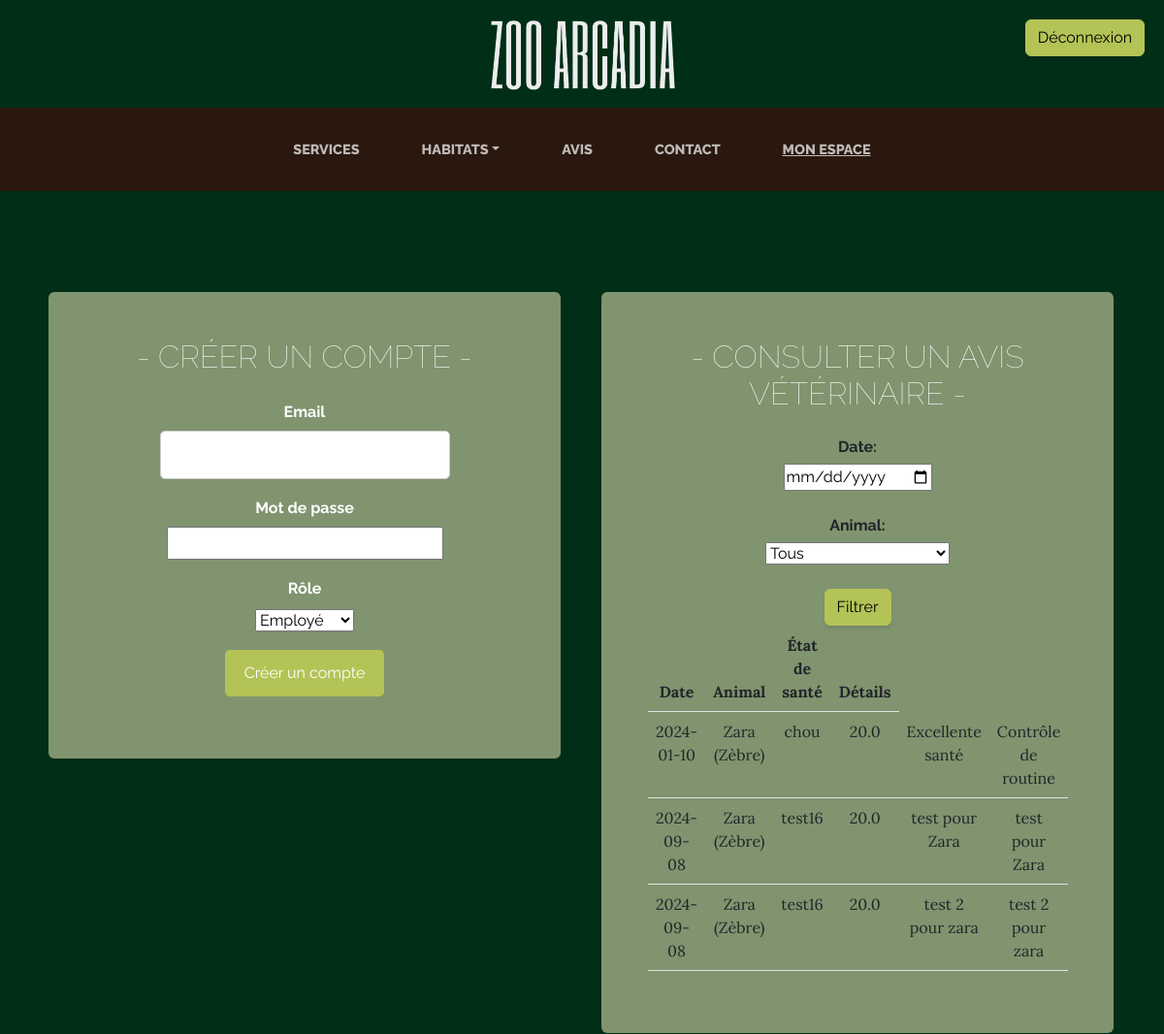
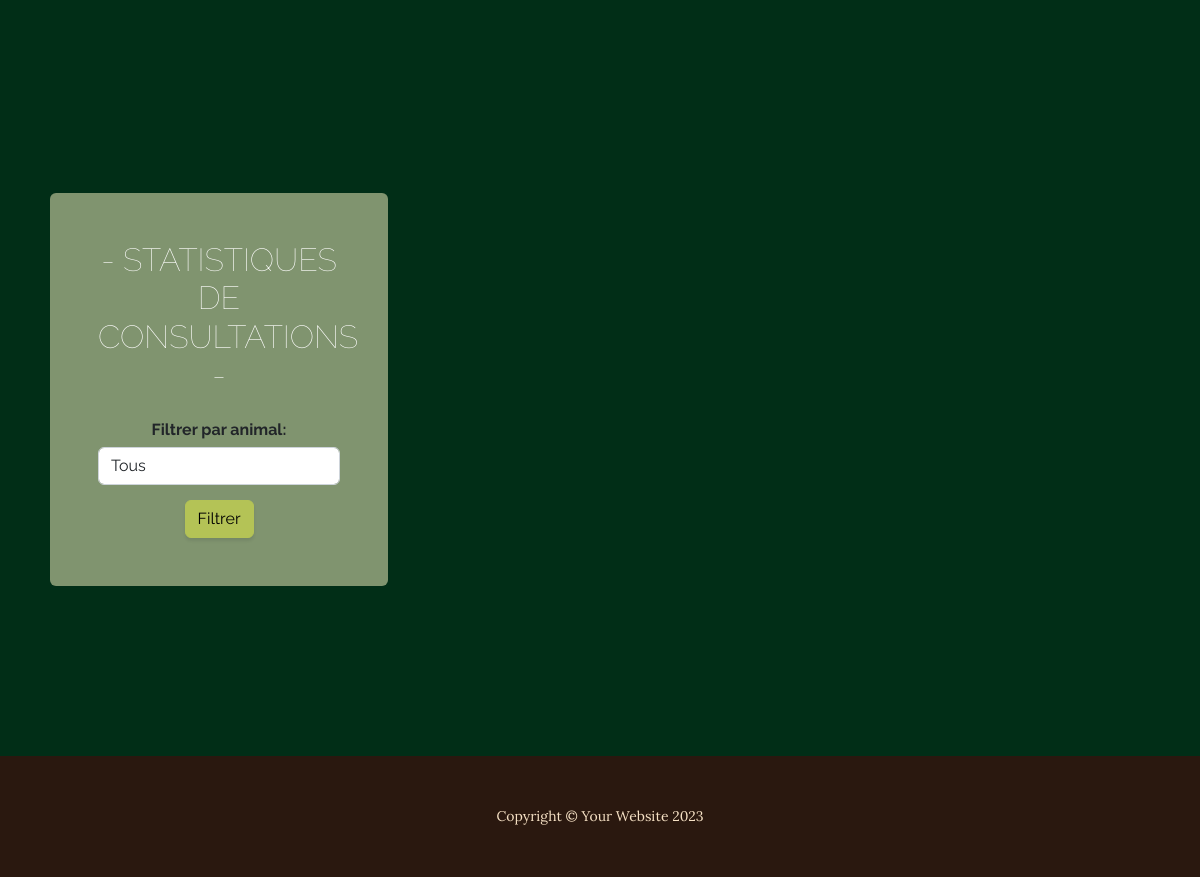
The page /admin?animal_id=2 (signed in) on the database its author committed (2 pictures, top to bottom).
### models.py (models this page shows)
class VetRecord(db.Model):
    id = db.Column(db.Integer, primary_key=True, autoincrement=True)
    date = db.Column(db.Date, nullable=False)
    health_status = db.Column(db.String(200), nullable=False)
    food = db.Column(db.String(200), nullable=True)
    weight = db.Column(db.Float, nullable=True)
    details = db.Column(db.Text, nullable=True)
    animal_id = db.Column(db.Integer, db.ForeignKey('animal.id'), nullable=False)
    animal = db.relationship('Animal', back_populates='vet_records')
    consultation_count = db.Column(db.Integer, default=0)

class Animal(db.Model):
    id = db.Column(db.Integer, primary_key=True)
    name = db.Column(db.String(100), nullable=False)
    species = db.Column(db.String(100), nullable=False)
    image = db.Column(db.String(200))
    habitat_id = db.Column(db.Integer, db.ForeignKey('habitat.id'), nullable=False)
    vet_records = db.relationship('VetRecord', back_populates='animal', lazy=True)
    description = db.Column(db.Text, nullable=True)

### app.py (the view, shortened to what this page needs)
@app.route('/admin', methods=['GET', 'POST'])
@role_required('admin')
def admin():
    form = CreateUserForm()
    filter_avis_date = request.args.get('date')
    filter_avis_animal_id = request.args.get('animal_id')
    query = VetRecord.query
    if filter_avis_animal_id and filter_avis_animal_id != '':
        query = query.filter(VetRecord.animal_id == filter_avis_animal_id)
    if filter_avis_date and filter_avis_date != '':
        query = query.filter(VetRecord.date == date.fromisoformat(filter_avis_date))
    if filter_avis_animal_id and filter_avis_animal_id != '' and filter_avis_date and filter_avis_date != '':
        query = query.filter(VetRecord.animal_id == filter_avis_animal_id)
    animals = Animal.query.all()
    vet_records = query.all()
    habitats = Habitat.query.all()
    consultation_counts = {animal.id: 0 for animal in animals}
    for record in vet_records:
        if record.animal_id in consultation_counts:
            consultation_counts[record.animal_id] += record.consultation_count
        else:
            consultation_counts[record.animal_id] = record.consultation_count
    avis_a_valider = Avis.query.filter_by(approuve=False).all()
    selected_animal_id = request.args.get('filter_animal_id')
    all_animals = Animal.query.all()
    if selected_animal_id and selected_animal_id != 'all':
        filtered_animals = Animal.query.filter_by(id=selected_animal_id).all()
    else:
        filtered_animals = all_animals if selected_animal_id == 'all' else []
    filter_food_date = request.args.get('food_date')
    filter_food_animal_id = request.args.get('food_animal_id')
    food_query = DailyFoodRecord.query
    if filter_avis_animal_id and filter_avis_animal_id != '':
        query = query.filter(VetRecord.animal_id == filter_avis_animal_id)
    if filter_avis_date and filter_avis_date != '':
        query = query.filter(VetRecord.date == date.fromisoformat(filter_avis_date))
    if filter_avis_animal_id and filter_avis_animal_id != '' and filter_avis_date and filter_avis_date != '':
        query = query.filter(VetRecord.animal_id == filter_avis_animal_id)
    daily_food_records = food_query.all()
    return render_template('admin.html', form=form, avis_a_valider=avis_a_valider, animals=animals, vet_records=vet_records, habitats=habitats, consultation_counts=consultation_counts, all_animals=all_animals, selected_animal_id=selected_animal_id, filtered_animals=filtered_animals, daily_food_records=daily_food_records, filter_avis_date=filter_avis_date, filter_avis_animal_id=filter_avis_animal_id, filter_food_date=filter_food_date, filter_food_animal_id=filter_food_animal_id)

### forms.py
class CreateUserForm(FlaskForm):
    email = StringField('Email', validators=[DataRequired(), Email()])
    password = PasswordField('Mot de passe', validators=[DataRequired()])
    role = SelectField('Rôle', choices=[('employee', 'Employé'), ('veterinarian', 'Vétérinaire')], validators=[DataRequired()])
    submit = SubmitField('Créer un compte')

### app.py (called while the page is built)
def role_required(role):
    def decorator(f):
        @wraps(f)
        def decorated_function(*args, **kwargs):
            if 'user_id' not in session:
                abort(403)
            user = User.query.get(session['user_id'])
            if user.role != role:
                abort(403)
            return f(*args, **kwargs)
        return decorated_function
    return decorator

### templates/admin.html (shortened to what this page needs)
<!DOCTYPE html>
<html lang="en">
    <head>
        <link href="../static/css/styles.css" rel="stylesheet" />
    </head>
    <body>
        <header class="text-center">
            <a href="{{ url_for('home') }}">
                <img class="img-logo center" src="/static/assets/img/logo.png" alt="logo Zoo Arcadia" />
            </a>
            <ul class="nav-btn d-none d-lg-flex">
                {% if 'user_id' in session %}
                    <li class="nav-item-btn">
                        <a href="{{ url_for('logout') }}" class="btn btn-primary btn-connexion">Déconnexion</a>
                    </li>
                {% else %}
                    <li class="nav-item-btn">
                        <a href="{{ url_for('login') }}" class="btn btn-primary btn-connexion">Connexion</a>
                    </li>
                {% endif %}
            </ul>
        </header>
        <nav class="navbar navbar-expand-lg navbar-dark py-lg-4" id="mainNav">
            <div class="container">
                <div class="collapse navbar-collapse" id="navbarSupportedContent">
                    <ul class="navbar-nav mx-auto">
                        <li class="nav-item px-lg-4"><a class="nav-link text-uppercase" href="{{ url_for('services') }}">Services</a></li>
                        <li class="nav-item px-lg-4 dropdown">
                            <a class="nav-link text-uppercase dropdown-toggle" href="{{ url_for('habitats') }}" id="navbarDropdown" role="button" data-bs-toggle="dropdown" aria-expanded="false">Habitats</a>
                        </li>
                        <li class="nav-item px-lg-4"><a class="nav-link text-uppercase" href="{{ url_for('home') }}#avis">Avis</a></li>
                        <li class="nav-item px-lg-4"><a class="nav-link text-uppercase" href="{{ url_for('contact') }}">Contact</a></li>
                        {% if 'user_id' in session %}
                            {% if session['user_role'] == 'admin' %}
                            <li class="nav-item px-lg-4"><a class="nav-link text-uppercase underline" href="{{ url_for('admin') }}">Mon espace</a></li>
                            {% elif session['user_role'] == 'employee' %}
                            <li class="nav-item px-lg-4"><a class="nav-link text-uppercase underline" href="{{ url_for('employee') }}">Mon espace</a></li>
                            {% elif session['user_role'] == 'veterinarian' %}
                            <li class="nav-item px-lg-4"><a class="nav-link text-uppercase underline" href="{{ url_for('veterinarian') }}">Mon espace</a></li>
                            {% endif %}
                        {% endif %}
                    </ul>
                </div>
            </div>
        </nav>
        <section class="page-section2 cta2">
            <div class="container">
                <div class="row">
                    <div class="col-xl-14 mx-auto">
                        <div class="row">
                            <div class="col-md-6">
                                <div class="inner5 bg-faded text-center rounded">
                                    <h2 class="section-heading mb-4">
                                        <span class="section-heading-lower2">- Créer un compte -</span>
                                    </h2>
                                    <form method="POST" action="{{ url_for('admin') }}" class="white-text">
                                        <p>
                                            {{ form.email.label }}<br>
                                            {{ form.email(size=32) }}<br>
                                        </p>
                                        <p>
                                            {{ form.password.label }}<br>
                                            {{ form.password(size=32) }}<br>
                                        </p>
                                        <p>
                                            {{ form.role.label }}<br>
                                            {{ form.role() }}<br>
                                        </p>
                                        <p>{{ form.submit() }}</p>
                                    </form>
                                </div>
                            </div>
                            <div class="col-md-6">
                                <div class="inner5 bg-faded text-center rounded">
                                    <h2 class="section-heading mb-4">
                                        <span class="section-heading-lower2">- Consulter un avis vétérinaire -</span>
                                    </h2>
                                    <form method="GET" action="{{ url_for('admin') }}">
                                        <label for="date">Date:</label><br>
                                        <input type="date" id="date" name="date"><br><br>
                                        <label for="animal_id">Animal:</label><br>
                                        <select id="animal_id" name="animal_id">
                                            <option value="">Tous</option>
                                        </select><br><br>
                                        <button type="submit" class="btn btn-primary">Filtrer</button>
                                    </form>
                                    {% if filter_avis_date or filter_avis_animal_id %}
                                    <table class="table">
                                        <thead>
                                            <tr>
                                                <th>Date</th>
                                                <th>Animal</th>
                                                <th>État de santé</th>
                                                <th>Détails</th>
                                            </tr>
                                        </thead>
                                        <tbody>
                                            {% for record in vet_records %}
                                                <tr>
                                                    <td>{{ record.date }}</td>
                                                    <td>{{ record.animal.name }} ({{ record.animal.species }})</td>
                                                    <td>{{ record.food }}</td>
                                                    <td>{{ record.weight }}</td>
                                                    <td>{{ record.health_status }}</td>
                                                    <td>{{ record.details }}</td>
                                                </tr>
                                            {% endfor %}
                                        </tbody>
                                    </table>
                                    {% endif %}
                                </div>
                            </div>
                        </div>
                    </div>
                </div>
            </div>
        </section>
        <section class="page-section2 cta2">
            <div class="container">
                <div class="row">
                    <div class="col-xl-14 mx-auto">
                        <div class="row">
                            <div class="col-md-4">
                                <div class="inner5 bg-faded text-center rounded">
                                    <h2 class="section-heading mb-4">
                                        <span class="section-heading-lower2">- statistiques de consultations -</span>
                                    </h2>
                                    <form method="GET" action="{{ url_for('admin') }}">
                                        <div class="form-group">
                                            <label for="animalFilter">Filtrer par animal:</label>
                                            <select class="form-control" id="animalFilter" name="filter_animal_id">
                                                <option value="all">Tous</option>
                                            </select>
                                        </div>
                                        <button type="submit" class="btn btn-primary">Filtrer</button>
                                    </form>
                                </div>
                            </div>
                        </div>
                    </div>
                </div>
            </div>
        </section>
        <footer class="footer text-faded text-center py-5">
            <div class="container">
                <p class="m-0 small">Copyright &copy; Your Website 2023</p>
            </div>
        </footer>
    </body>
</html>

### rows shown on the page
VetRecord: date "2024-01-10", animal.name "Zara", animal.species "Zèbre", food "chou", weight "20.0", health_status "Excellente santé", details "Contrôle de routine"
VetRecord: date "2024-09-08", animal.name "Zara", animal.species "Zèbre", food "test16", weight "20.0", health_status "test pour Zara", details "test pour Zara"
VetRecord: date "2024-09-08", animal.name "Zara", animal.species "Zèbre", food "test16", weight "20.0", health_status "test 2 pour zara", details "test 2 pour zara"
